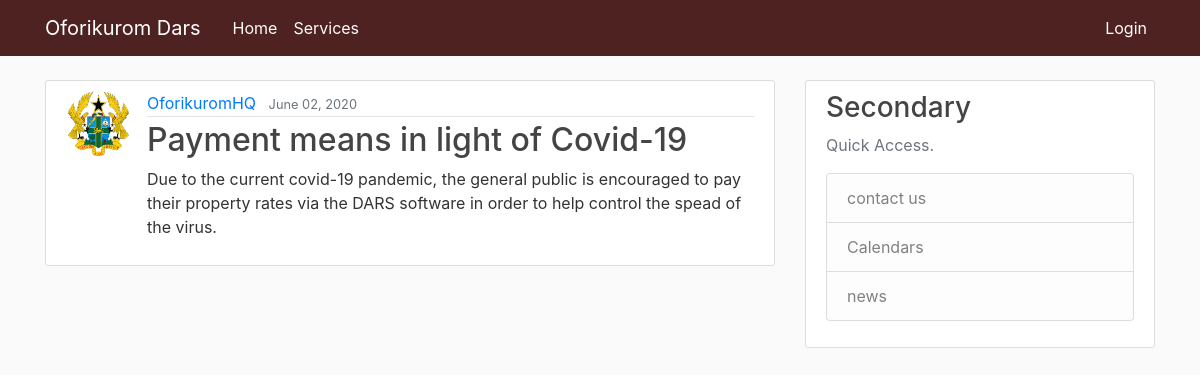
The page /post/8/ on the database its author committed.
### Advertisement/models.py (models this page shows, shortened)
class Post(models.Model):
    title = models.CharField(max_length=100)
    content = models.TextField()
    date_posted = models.DateTimeField(default=timezone.now)
    Account_Name = models.CharField(max_length=150, default='1000gh')
    Bank_UC = models.CharField(max_length=150, default='1000gh')
    Card_Number = models.CharField(max_length=150, default='0000')
    CUL = models.CharField(max_length=150, default='0000')
    author = models.ForeignKey(User, on_delete=models.CASCADE)

### users/models.py (models this page shows, shortened)
class Profile(models.Model):
    user = models.OneToOneField(User, on_delete=models.CASCADE)
    Name = models.CharField(max_length=150, default='Orange Lake')
    Multiplier = models.CharField(max_length=150, default='Orange Lake')
    Due_date = models.CharField(max_length=150, default='Orange Lake')
    Month = models.CharField(max_length=150, default='Orange Lake')
    street = models.CharField(max_length=150, default='Orange Lake')
    house_number = models.CharField(max_length=150, default='77 Home A')
    amount_owed = models.CharField(max_length=150, default='1000gh')
    amount_owedtolls = models.CharField(max_length=150, default='1000gh')
    image = models.ImageField(default='default.jpg', upload_to='profile_pics')
    amount_due = models.DecimalField(max_digits=7, decimal_places=2, default='1000')

### Advertisement/views.py (the view)
# urls.py: path('post/<int:pk>/', PostDetailView.as_view(), name='post-detail'),
class PostDetailView(DetailView):
    model = Post

### Advertisement/templates/Advertisement/post_detail.html (shortened to what this page needs)
{% extends "Advertisement/base.html" %}
{% block content %}
  <article class="media content-section">
    <img class="rounded-circle article-img" src="{{ object.author.profile.image.url }}">
    <div class="media-body">
      <div class="article-metadata">
        <a class="mr-2" href="#">{{ object.author }}</a>
        <small class="text-muted">{{ object.date_posted|date:"F d, Y" }}</small>
      </div>
      <h2 class="article-title">{{ object.title }}</h2>
      <p class="article-content">{{ object.content }}</p>
    </div>
  </article>
{% endblock content %}

### Advertisement/static/Advertisement/main.css (style rules this page uses)
body { background: #fafafa; color: #333333; margin-top: 5rem; }
h1, h2, h3, h4, h5, h6 { color: #444444; }
.content-section { background: #ffffff; padding: 10px 20px; border: 1px solid #dddddd; border-radius: 3px; margin-bottom: 20px; }
.article-title { color: #444444; }
.article-content { white-space: pre-line; }
.article-img { height: 65px; width: 65px; margin-right: 16px; }
.article-metadata { padding-bottom: 1px; margin-bottom: 4px; border-bottom: 1px solid #e3e3e3 }

### rows shown on the page
Post: author.profile.image (picture), author "OforikuromHQ", date_posted "June 02, 2020", title "Payment means in light of Covid-19", content "Due to the current covid-19 pandemic, the general public is encouraged to pay their property rates via the DARS software in order to help control the spead of the virus."
